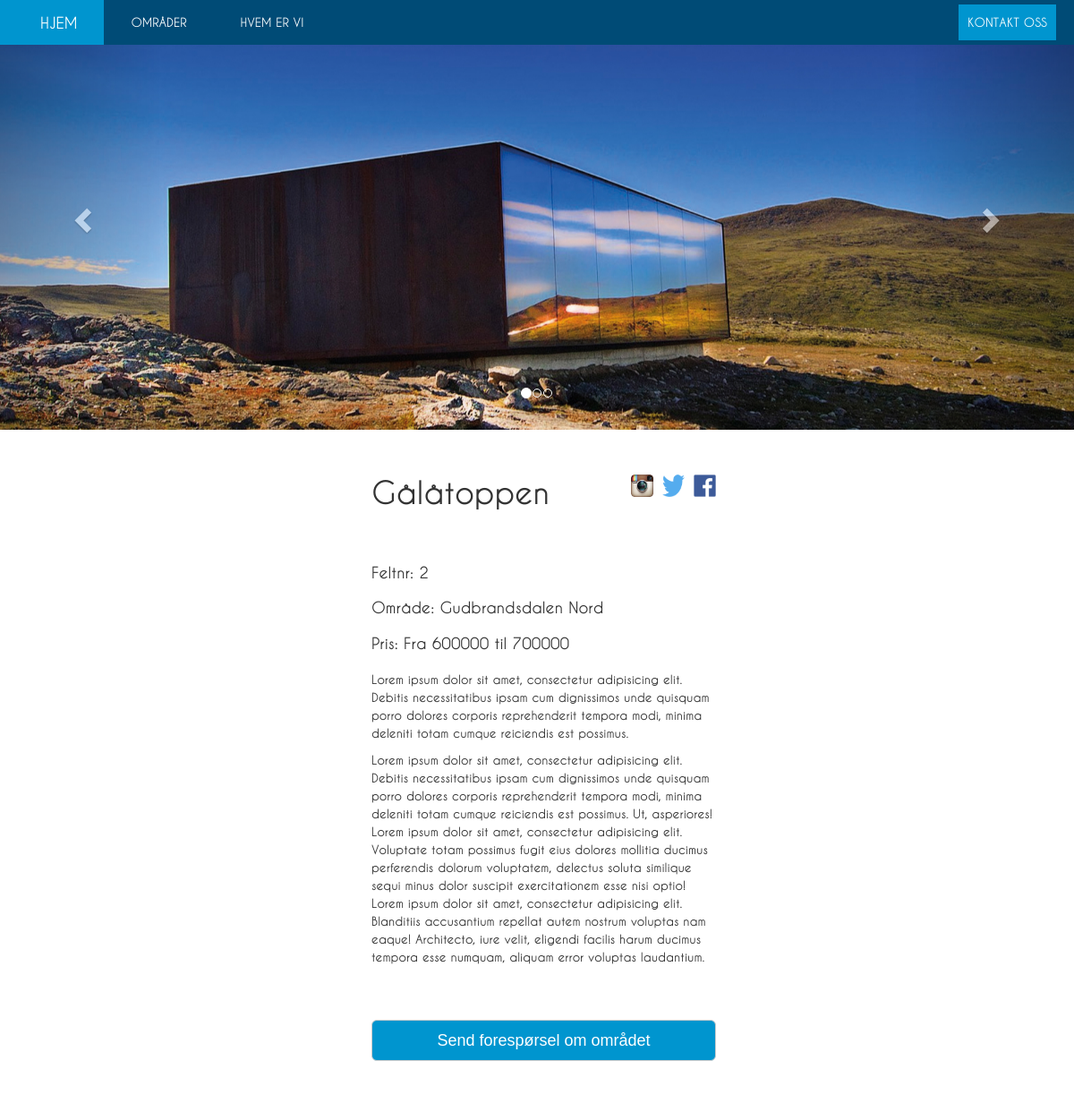
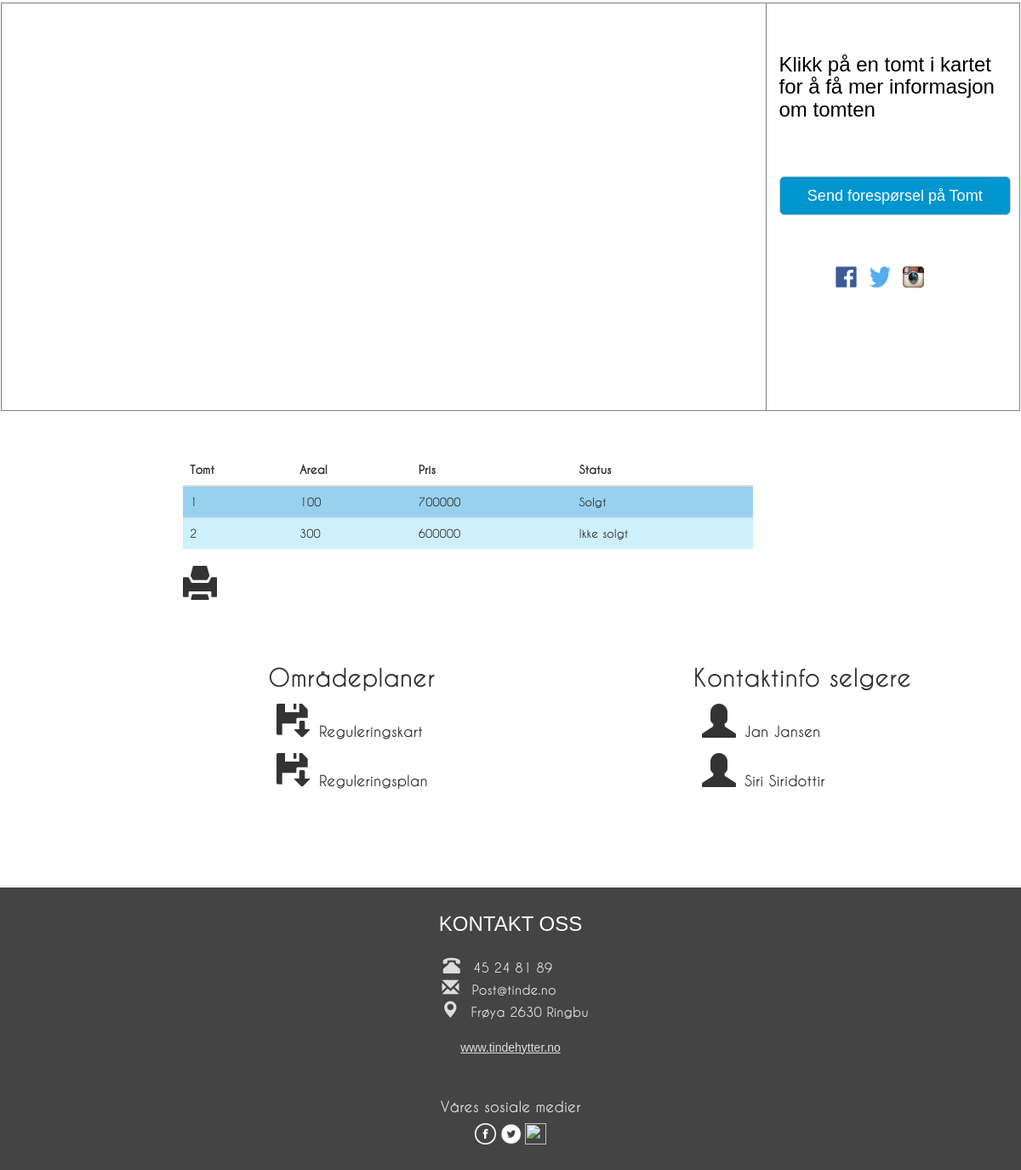
The app's page /tomteområde.php?name=Gålåtoppen with its own data (2 pictures, top to bottom).
### tables this page shows
CREATE TABLE `Tomter` (
  `feltnr` bigint(20) NOT NULL,
  `tomtenr` bigint(20) NOT NULL,
  `gnr_bnr` varchar(50) NOT NULL,
  `areal` int(11) NOT NULL,
  `pris` int(11) NOT NULL,
  `tekst` longtext NOT NULL,
  `status_solgt` tinyint(1) NOT NULL,
  `reg_plan` varchar(500) NOT NULL,
  `reg_kart` varchar(500) NOT NULL
);

### classes/dblogin.php (called while the page is built, shortened)
<?php
class dblogin {
	public $db_host = 'localhost';
	public $db_database = 'TindeUtvikling';
	public $db_user = 'root';
	public $db_pass = '';
	public function __construct() {
		try {
			$this->db = new PDO("mysql:host=$this->db_host; dbname=$this->db_database; charset=utf8", $this->db_user, $this->db_pass);
		} catch(PDOException  $e) {
             try {
                $this->db = new PDO("mysql:host=$this->db_host; dbname=; charset=utf8", $this->db_user, $this->db_pass);
                $this->db->setAttribute(PDO::ATTR_ERRMODE, PDO::ERRMODE_WARNING);
            } catch(PDOException  $e) {
                die ("Error: ".$e->getMessage());
            }
		}
	}
}
$dblogin = new dblogin();

### classes/dbfetch.php (called while the page is built, shortened)
<?php require_once('dblogin.php');
class fetchTomter {
	public function fetchPerFeltnr($feltnr) {
		global $dblogin;
		$query = "SELECT * FROM tomter WHERE feltnr=?";
		$stmnt = $dblogin->db->prepare($query);
		if ($stmnt->execute(array($feltnr))) {
			$tomter = $stmnt->fetchAll(PDO::FETCH_ASSOC);
			return $tomter;
		}
	}
}
class fetchTomteområder {
	public function fetchSingle($feltnr) {
		global $dblogin;
		$query = "SELECT * FROM tomteområde WHERE navn=? LIMIT 1";
		$stmnt = $dblogin->db->prepare($query);
		if ($stmnt->execute(array($feltnr))) {
			$tomteområde = $stmnt->fetch(PDO::FETCH_ASSOC);
			return $tomteområde;
		}
	}
}
?>

### tomteområde.php (the view, shortened to what this page needs)
<?php
require('classes/dbfetch.php');
require_once('classes/dblogin.php');
$dbtomteområde = new fetchTomteområder();
$tomteområde = checkExist($dbtomteområde);
$dbtomter = new fetchTomter();
$tomter = $dbtomter->fetchPerFeltnr($tomteområde["felt_nr"]);
$tomteområdeImg = array_diff(scandir($tomteområde["area_images"]), array('..', '.'));
function checkExist($dbtomteområde) {
    if(isset($_GET["name"])) {
        if ($fetchTomteområde = $dbtomteområde->fetchSingle($_GET["name"])) {
            return $fetchTomteområde;
        } else {
            Header("Location: ../område.php");
            exit();
        }
    }
}
?>
<!DOCTYPE html>
<html lang="en">
<head>
    <link rel="stylesheet" type="text/css" href="https://maxcdn.bootstrapcdn.com/bootstrap/3.3.7/css/bootstrap.min.css">
    <link rel="stylesheet" type="text/css" href="../css/tinde.css">
    <link rel="stylesheet" type="text/css" href="../css/maps.css">
</head>
<body>
    <div class="container">
    <?php include("navigation.php"); ?>
    <div class="container-fluid">
        <header>
            <div id="carousel" class="carousel slide carousel-fade" data-interval="0" data-ride="carousel">
                <ol class="carousel-indicators">
                    <li data-target="#carousel" data-slide-to="0" class="active"></li><?php
                        $counter = 1;
                        for ($i = 0; count($tomteområdeImg) - 1 > $i; $i++) {
                            echo '<li data-target="#carousel" data-slide-to="' . $counter . '"></li>';
                            $counter = $counter + 1;
                        }
                        ?>
                </ol>
                <div class="carousel-inner">
                    <div class="active item">
                    </div>
                </div>
                <a class="carousel-control left" href="#carousel" data-slide="prev"><span class="glyphicon glyphicon-chevron-left"></span></a>
                <a class="carousel-control right" href="#carousel" data-slide="next"><span class="glyphicon glyphicon-chevron-right"></span></a>
            </div>
        </header>
        <div class="row">
            <div class="col-xs-11 col-xs-offset-1 col-md-4 col-md-offset-4 tomt-info">
                <h1><?php echo $tomteområde["navn"]?></h1>
                <a href="#"><img src="../img/facebooklogo.png " height="25" width="25" class="pull-right"></a>
                <a href="#"><img src="../img/twitterlogo.png" height="25" width="25" class="pull-right"></a>
                <a href="#"><img src="../img/instalogo.png " height="25" width="25" class="pull-right"></a>
            </div>
        </div>
        <div class="row">
            <div class="col-xs-10 col-xs-offset-1 col-md-4 col-md-offset-4 tomt-info">
                <h4>Feltnr: <?php echo $tomteområde["felt_nr"]?></h4>
                <h4>Område: <?php echo $tomteområde["area_name"]?></h4>
                <h4>Pris:
                <?php
                    if (!empty($tomter)) {
                        echo "Fra ";
                        echo min(array_column($tomter, 'pris'));
                        echo " til ";
                        echo max(array_column($tomter, 'pris'));
                    }
                 ?>
                 </h4>
                <p><?php echo $tomteområde["ingress"]?></p>
                <p><?php echo $tomteområde["tekst"]?></p>
                <a href="../kontakt.php" class="btn btn-default btn-lg btn-kontakt">Send forespørsel om området</a>
            </div>
        </div>
        <div class="row kart-row">
            <div class="col-md-9 col-xs-12 kart-tomter">
                <div id="map-canvas"></div>
            </div>
            <div class="col-md-3 col-xs-12 dialog-boks">
               <div id="tomtebox">
                <h3>Klikk på en tomt i kartet for å få mer informasjon om tomten</h3>
                </div>
                <a href="../kontakt.php" class="btn btn-default btn-lg btn-kontakt">Send forespørsel på Tomt</a>
                <div class="center-block">
                    <a href="#"><img src="../img/facebooklogo.png " height="25" width="25"></a>
                    <a href="#"><img src="../img/twitterlogo.png" height="25" width="25" ></a>
                    <a href="#"><img src="../img/instalogo.png " height="25" width="25" ></a>
                </div>
            </div>
        </div>
        <div class="row">
            <div class="col-xs-12 visTomteliste">
            </div>
        </div>
        <div class="row">
            <div class="col-md-7 col-md-offset-2 liste">
                <table style="width: 100%; text-align: left;" class="table" id="printTable">
                    <thead>
                      <tr>
                        <th>Tomt</th>
                        <th>Areal</th>
                        <th>Pris</th>
                        <th>Status</th>
                      </tr>
                    </thead>
                    <tbody>
                    <?php
                        $tomterCount = count($tomter);
                        for ($i = 0; $tomterCount > $i; $i++) {
                            echo "<tr>";
                            echo "<td>" . $tomter[$i]["tomtenr"] . "</td>";
                            echo "<td>" . $tomter[$i]["areal"] . "</td>";
                            echo "<td>" . $tomter[$i]["pris"] . "</td>";
                            if ($tomter[$i]["status_solgt"] == 1) {
                                echo "<td>" . "Solgt";
                            } else {
                                echo "<td>" . "Ikke solgt" . "</td>";
                            }
                            echo "</tr>";
                        }
                    ?>
                    </tbody>
                </table>
                <div class="print">
                    <span class="glyphicon glyphicon-print" id="printknapp"></span>
                </div>
            </div>
        </div>
        </div>
       <div class="row reg-selgere-row">
            <div class="col-xs-11 col-xs-offset-1 col-md-4 col-md-offset-3 planer">
                <h2>Områdeplaner</h2>
                <h4><span class="glyphicon glyphicon-floppy-save"></span>Reguleringskart</h4>
                <h4><span class="glyphicon glyphicon-floppy-save"></span>Reguleringsplan</h4>
            </div>
            <div class="col-xs-11 col-xs-offset-1 col-md-4 selgere">
                <h2>Kontaktinfo selgere</h2>
                <h4><span class="glyphicon glyphicon-user"></span>Jan Jansen</h4>
                <h4><span class="glyphicon glyphicon-user"></span>Siri Siridottir</h4>
            </div>
        </div>
        <footer class="col-xs-12 text-center">
            <h3>KONTAKT OSS</h3>
            <div><span class="glyphicon glyphicon-phone-alt"></span><p>45 24 81 89</p></div>
            <div><span class="glyphicon glyphicon-envelope"></span><p>Post@tinde.no</p></div>
            <div><span class="glyphicon glyphicon-map-marker"></span><p>Frøya 2630 Ringbu</p></div>
            <br>
            <div><a href="#">www.tindehytter.no</a></div>
            <div class="bottom-footer-div">
                <h4>Våres sosiale medier</h4>
                <a href="#"><img src="../img/facebook-icon.png " height="25" width="25" ></a>
                <a href="#"><img src="../img/twitter-icon.png" height="25" width="25" ></a>
                <a href="#"><img src="../img/insta-icon.png " height="25" width="25" ></a>
            </div>
        </footer>
    </div>
</body>
</html>

### navigation.php (shortened to what this page needs)
<nav class="navbar navbar-default navbar-fixed-top">
  <div class="container-fluid">
    <div class="navbar-header">
      <?php if (strpos($_SERVER['REQUEST_URI'], 'tomteomr') == false ): ?>
        <a class="navbar-brand" href="index.php">HJEM</a>
      <?php else: ?>
        <a class="navbar-brand" href="../index.php">HJEM</a>
      <?php endif; ?>
    </div>
    <div class="collapse navbar-collapse" id="bs-example-navbar-collapse-1">
      <ul class="nav navbar-nav">
      <?php if (strpos($_SERVER['REQUEST_URI'], 'tomteomr') == false ): ?>
        <li><a href="område.php">OMRÅDER</a></li>
        <li><a href="omoss.php">HVEM ER VI</a></li>
      <?php else: ?>
        <li><a href="../område.php">OMRÅDER</a></li>
        <li><a href="../omoss.php">HVEM ER VI</a></li>
      <?php endif; ?>
      </ul>
      <ul class="nav navbar-nav navbar-right">
      <?php if (strpos($_SERVER['REQUEST_URI'], 'tomteomr') == false ): ?>
        <li id="kontakt-knapp" class="active"><a href="kontakt.php">KONTAKT OSS<span class="sr-only">(current)</span></a></li>
      <?php else: ?>
        <li id="kontakt-knapp" class="active"><a href="../kontakt.php">KONTAKT OSS<span class="sr-only">(current)</span></a></li>
      <?php endif; ?>
      </ul>
    </div>
  </div>
</nav>

### css/tinde.css (style rules this page uses)
body, .navbar li a, .navbar-brand { font-family:"Caviar Dreams Bold"; }
.container { width: 100%; padding: 0; }
.container-fluid { padding: 0px; }
.col-lg-12, .col-lg-10, .col-lg-9, .col-xs-12 { padding: 0; }
.row { margin:0; }
.navbar { background-color: #004B76; border-bottom-width: 0px; }
.navbar .navbar-brand { padding-left:60px; padding-right: 30px; }
.navbar-default .navbar-nav>li>a { color: white; padding-right: 30px; padding-left: 30px; }
.navbar-default .navbar-brand { color: white; }
.navbar-default .navbar-nav>.active>a, .navbar-default .navbar-nav>.active>a:focus, .navbar-default .navbar-nav>.active>a:hover { color: white; background-color: #0095CF; padding: 10px; margin-top: 5px; margin-right: 35px; }
.nav>li>a { padding-right: 35px; }
.kart-tomter { height: 60vh; border-style: solid; border-color: gray; border-width: 1px 0px 1px 1px; }
.kart-row { margin-right: 1px; margin-left: 1px; }
.dialog-boks { height: 60vh; padding-top: 50px; padding-left: 15px; border: 1px solid gray; }
.dialog-boks a { margin-right: 10px; }
.dialog-boks .center-block { width: 150px; margin-bottom: 20px; }
.tomt-info { margin-top: 50px; padding-right: 0px; }
.tomt-info img { margin-left: 10px; }
.tomt-info h1 { margin-bottom: 30px; }
.tomt-info h4 { margin-bottom: 20px; }
.btn-kontakt { margin: 60px auto; display: block; background-color: #0095CF; color: white; }
.tomt-info h1 { display: inline; }
.liste { margin-top: 50px; }
.print span { font-size: 4rem; }
.reg-selgere-row { margin-top: 50px; margin-bottom: 50px; }
.planer, .selgere { margin-bottom: 50px; }
.planer h4, .selgere h4 { margin: 15px 0; }
.planer h4 span, .selgere h4 span { font-size: 4rem; margin: 0 10px; }
#printknapp { cursor: pointer; }
.solgt { background: #98D1EE; }
.ledig { background: #CDF0FC; }
footer { height: auto; background: #444; }
footer p { display: inline; font-size: 16px; }
footer a { color: #ddd; text-decoration: underline; }
footer div:nth-child(4) p { margin-right: 30px; }
footer div:nth-child(3) p { margin-right: 30px; }
footer div:nth-child(2) p { margin-right: 30px; }
footer div:nth-child(3) span { margin-left: 3px; }
footer div:nth-child(4) span { margin-left: 40px; }
footer span { margin-right: 15px; }
footer h3 { color: white; margin-top: 0px; padding-top: 30px; padding-bottom: 20px; }
footer>div { color: #ddd; }
footer .glyphicon { font-size: 20px; }
.bottom-footer-div { margin-top: 50px; margin-bottom: 30px; }

### css/maps.css (style rules this page uses)
h3 { margin: 4px 0; padding: 5px 0; font-family: arial, sans-serif; width: 100%; color: #fff; }
a { font-family: arial, sans-serif; color: #00B2EE; text-decoration: none; }
#map-canvas { width: auto; height: 60vh; }
#tomtebox h3 { color: black; }

### records on screen
tomteområde: navn "Gålåtoppen", felt_nr "2", area_name "Gudbrandsdalen Nord", ingress "Lorem ipsum dolor sit amet, consectetur adipisicing elit. Debitis necessitatibus ipsam cum dignissimos unde quisquam porro dolores corporis reprehenderit tempora modi, minima deleniti totam cumque reiciendis est possimus.", tekst "Lorem ipsum dolor sit amet, consectetur adipisicing elit. Debitis necessitatibus ipsam cum dignissimos unde quisquam porro dolores corporis reprehenderit tempora modi, minima deleniti totam cumque reiciendis est possimus. Ut, asperiores! Lorem ipsum dolor sit amet, consectetur adipisicing elit. Voluptate totam possimus fugit eius dolores mollitia ducimus perferendis dolorum voluptatem, delectus soluta similique sequi minus dolor suscipit exercitationem esse nisi optio! Lorem ipsum dolor sit amet, consectetur adipisicing elit. Blanditiis accusantium repellat autem nostrum voluptas nam eaque! Architecto, iure velit, eligendi facilis harum ducimus tempora esse numquam, aliquam error voluptas…"
tomter: tomtenr "1", areal "100", pris "700000", status_solgt "Solgt"
tomter: tomtenr "2", areal "300", pris "600000", status_solgt "Ikke solgt"

### other values on screen
min(array_column($tomter, 'pris')) "600000"
max(array_column($tomter, 'pris')) "700000"
